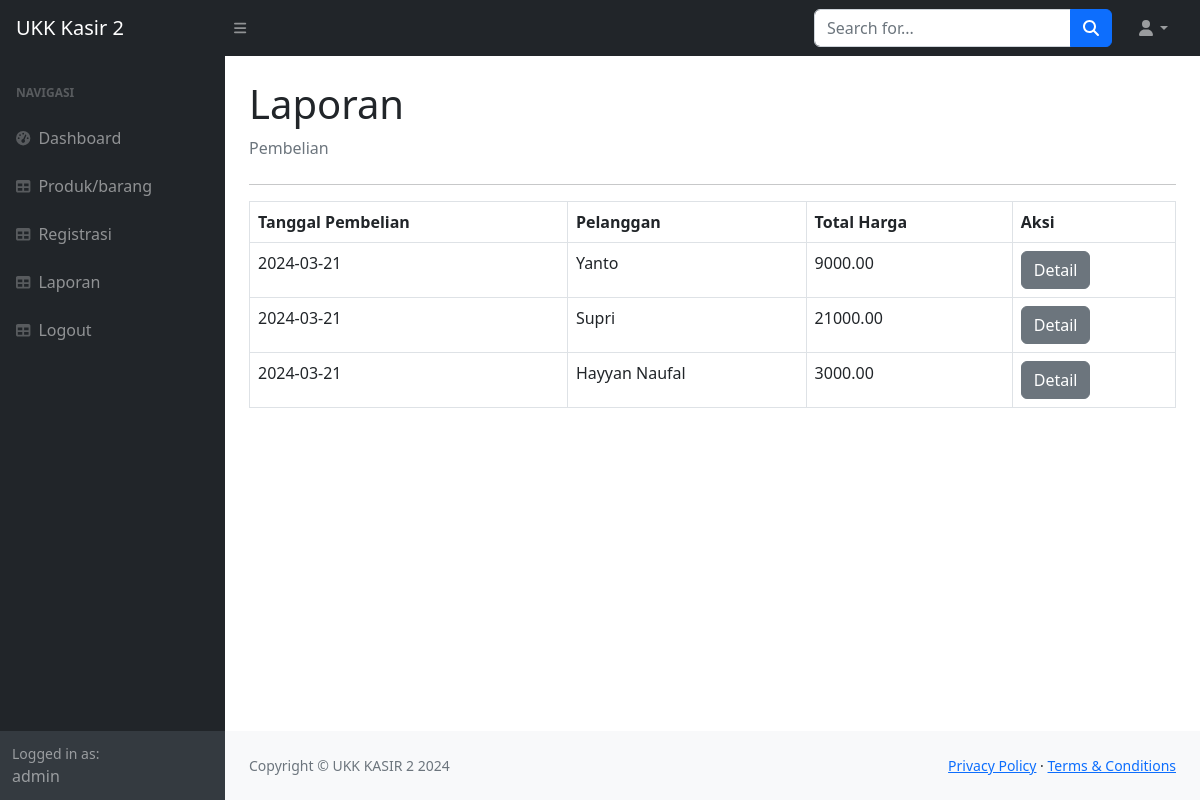
The page /index.php?page=laporan (signed in) on the database its author committed.
### tables this page shows
CREATE TABLE `penjualan` (
  `id_penjualan` int(11) NOT NULL,
  `tanggal_penjualan` date DEFAULT NULL,
  `total_harga` decimal(10,2) DEFAULT NULL,
  `id_pelanggan` int(11) DEFAULT NULL
);

CREATE TABLE `pelanggan` (
  `id_pelanggan` int(11) NOT NULL,
  `nama` varchar(30) NOT NULL,
  `alamat` varchar(30) NOT NULL,
  `telp` varchar(20) NOT NULL
);

### laporan.php (the view)
<div class="container-fluid px-4">
    <h1 class="mt-4">Laporan</h1>
    <ol class="breadcrumb mb-4">
        <li class="breadcrumb-item active">Pembelian</li>
    </ol>
    <table class="table table-bordered">
        <hr>
        <tr>
            <th>Tanggal Pembelian</th>
            <th>Pelanggan</th>
            <th>Total Harga</th>
            <th>Aksi</th>
        </tr>
        <?php
        $query = mysqli_query($koneksi, "SELECT * FROM penjualan LEFT JOIN pelanggan on pelanggan.id_pelanggan = penjualan.id_pelanggan");
        while($data = mysqli_fetch_array($query)){
        ?>
        <tr>
            <td><?php echo $data['tanggal_penjualan'];?></td>
            <td><?php echo $data['nama'];?></td>
            <td><?php echo $data['total_harga'];?></td>
            <td>
                <a href="?page=laporan_detail&id=<?php echo $data['id_penjualan']; ?>" class="btn btn-secondary">Detail</a>
            </td>
        </tr>
        <?php
        }
        ?>
    </table>
</div>

### rows shown on the page
penjualan: tanggal_penjualan "2024-03-21", id_pelanggan.nama "Yanto", total_harga "9000.00"
penjualan: tanggal_penjualan "2024-03-21", id_pelanggan.nama "Supri", total_harga "21000.00"
penjualan: tanggal_penjualan "2024-03-21", id_pelanggan.nama "Hayyan Naufal", total_harga "3000.00"

### other values the page prints
$_SESSION['user']['nama'] "admin"
